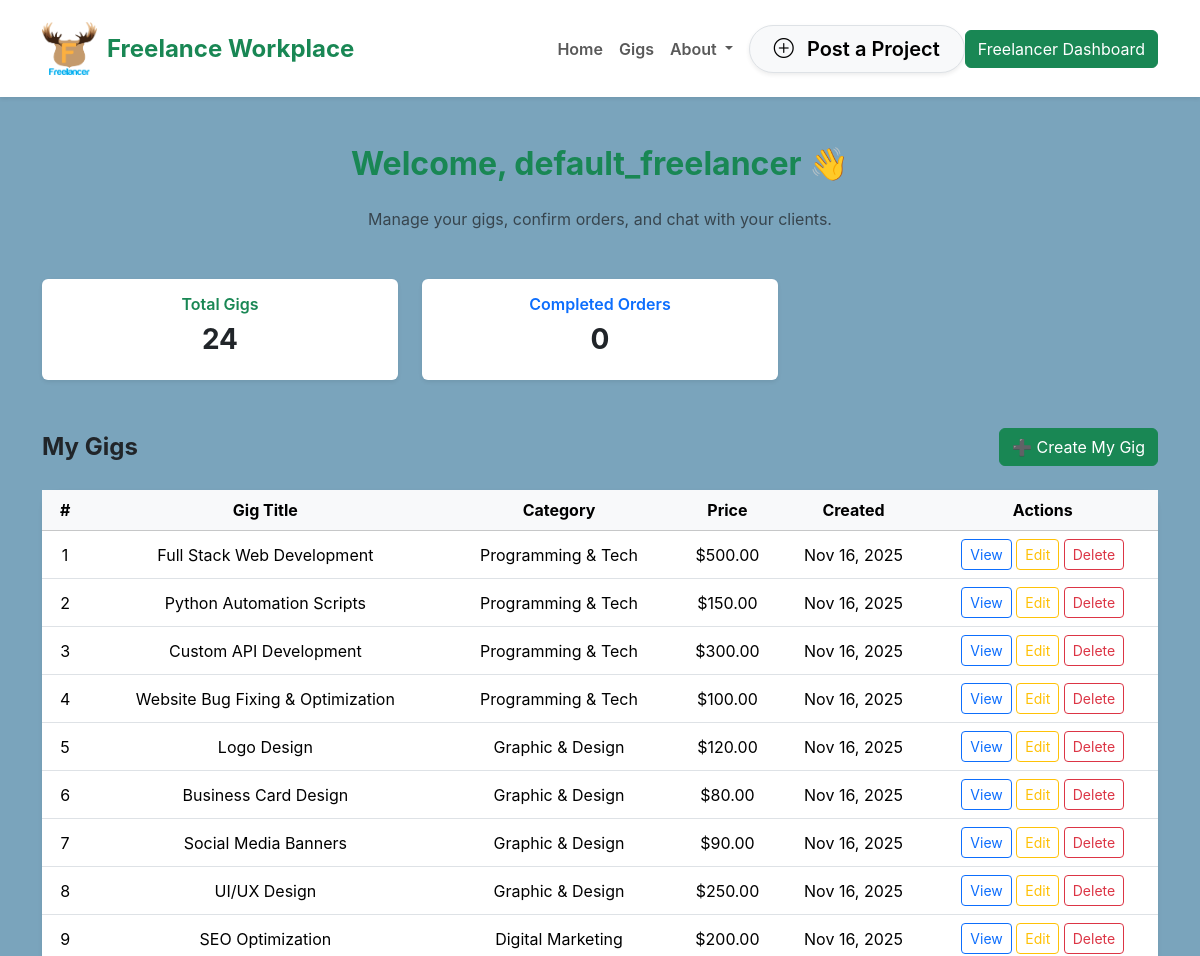
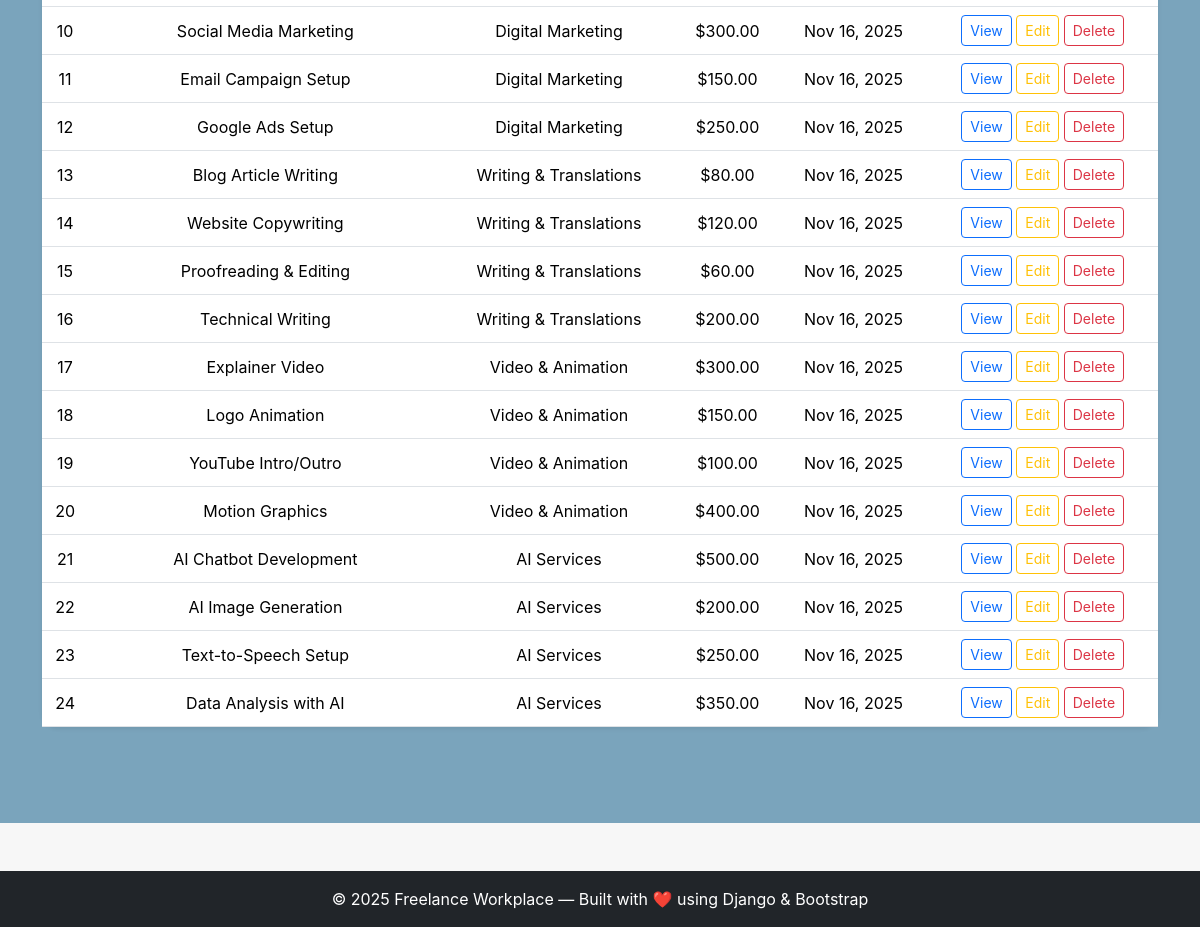
Page /freelancer-dashboard/ (signed in) on the committed database (2 pictures, top to bottom).
### freelance_marketplace/models.py (models this page shows, shortened)
class CustomUser(AbstractUser):
    ROLE_CHOICES = (
        ('admin', 'Admin'),
        ('freelancer', 'Freelancer'),
        ('customer', 'Customer'),
    )
    role = models.CharField(max_length=20, choices=ROLE_CHOICES, default='customer')

class Gig(models.Model):
    freelancer = models.ForeignKey(settings.AUTH_USER_MODEL, on_delete=models.CASCADE, related_name='freelancer_gigs')
    title = models.CharField(max_length=200)
    description = models.TextField()
    category = models.ForeignKey(Category, on_delete=models.SET_NULL, null=True, blank=True)
    price = models.DecimalField(max_digits=10, decimal_places=2)
    image = models.ImageField(upload_to='gigs/', blank=True, null=True)
    created_by = models.ForeignKey(
        settings.AUTH_USER_MODEL,
        on_delete=models.CASCADE,
        related_name='created_gigs'
    )
    created_at = models.DateTimeField(auto_now_add=True)

class Category(models.Model):
    name = models.CharField(max_length=100, unique=True)
    slug = models.SlugField(unique=True, blank=True)

### freelance_marketplace/views.py (the view)
# urls.py: path('freelancer-dashboard/', views.freelancer_dashboard, name='freelancer_dashboard'),
@login_required
def freelancer_dashboard(request):
    user = request.user
    gigs =request. user.freelancer_gigs.all()
    total_gigs = gigs.count()
    orders = Order.objects.filter(gig__freelancer=request.user).order_by('-created_at')
    pending_orders = orders.filter(is_pending=True, is_completed=False)
    completed_orders = orders.filter(is_completed=True)
    context = {
        'gigs': gigs,
        'total_gigs':gigs.count(),
        'orders': orders,
        'pending_orders': pending_orders,
        'completed_orders': completed_orders,
    }
    return render(request, 'freelance_marketplace/freelancer_dashboard.html', context)

### freelance_marketplace/templates/freelance_marketplace/freelancer_dashboard.html (shortened to what this page needs)
{% extends 'base.html' %}
{% block content %}
<section class="py-5" style="background-color:#7aa4bc; min-height:100vh;">
  <div class="container">
    <h2 class="fw-bold text-center text-success mb-4">Welcome, {{ request.user.username }} 👋</h2>
    <p class="text-center text-muted mb-5">Manage your gigs, confirm orders, and chat with your clients.</p>
    <div class="row g-4 mb-5">
      <div class="col-md-4">
        <div class="card text-center shadow-sm border-0">
          <div class="card-body">
            <h6 class="fw-semibold text-success">Total Gigs</h6>
            <h3 class="fw-bold">{{ total_gigs }}</h3>
          </div>
        </div>
      </div>
      <div class="col-md-4">
        <div class="card text-center shadow-sm border-0">
          <div class="card-body">
            <h6 class="fw-semibold text-primary">Completed Orders</h6>
            <h3 class="fw-bold">{{ completed_orders.count }}</h3>
          </div>
        </div>
      </div>
    </div>
    <div class="d-flex justify-content-between align-items-center mb-4">
      <h4 class="fw-bold text-dark mb-0">My Gigs</h4>
      <a href="{% url 'freelance_marketplace:add_gig' %}" class="btn btn-success">➕ Create My Gig</a>
    </div>
    <div class="card shadow-sm border-0 rounded-4 mb-5">
      <div class="card-body p-0">
        {% if gigs %}
          <div class="table-responsive">
            <table class="table table-hover align-middle mb-0 text-center">
              <thead class="table-light">
                <tr>
                  <th>#</th>
                  <th>Gig Title</th>
                  <th>Category</th>
                  <th>Price</th>
                  <th>Created</th>
                  <th>Actions</th>
                </tr>
              </thead>
              <tbody>
                {% for gig in gigs %}
                <tr>
                  <td>{{ forloop.counter }}</td>
                  <td>{{ gig.title }}</td>
                  <td>{% if gig.category %}{{ gig.category.name }}{% else %}-{% endif %}</td>
                  <td>${{ gig.price }}</td>
                  <td>{{ gig.created_at|date:"M d, Y" }}</td>
                  <td>
                    <a href="{% url 'freelance_marketplace:gig_detail' gig.id %}" class="btn btn-outline-primary btn-sm">View</a>
                    <a href="{% url 'freelance_marketplace:edit_gig' gig.id %}" class="btn btn-outline-warning btn-sm">Edit</a>
                    <a href="{% url 'freelance_marketplace:delete_gig' gig.id %}" class="btn btn-outline-danger btn-sm" onclick="return confirm('Are you sure?')">Delete</a>
                  </td>
                </tr>
                {% endfor %}
              </tbody>
            </table>
          </div>
        {% else %}
          <p class="text-center text-muted py-4 mb-0">
            You haven’t created any gigs yet. Click <strong>“Create My Gig”</strong> to add your first gig!
          </p>
        {% endif %}
      </div>
    </div>
  </div>
</section>
{% endblock %}

### freelance_marketplace/static/css/category_style.css (style rules this page uses)
body { font-family: 'Inter', sans-serif; background: #f7f7f7; margin: 0; padding: 0; }

### rows in the picture
CustomUser: user.username "default_freelancer"
Gig: title "Full Stack Web Development", category.name "Programming & Tech", price "500.00", created_at "Nov 16, 2025"
Gig: title "Python Automation Scripts", category.name "Programming & Tech", price "150.00", created_at "Nov 16, 2025"
Gig: title "Custom API Development", category.name "Programming & Tech", price "300.00", created_at "Nov 16, 2025"
Gig: title "Website Bug Fixing & Optimization", category.name "Programming & Tech", price "100.00", created_at "Nov 16, 2025"
Gig: title "Logo Design", category.name "Graphic & Design", price "120.00", created_at "Nov 16, 2025"
Gig: title "Business Card Design", category.name "Graphic & Design", price "80.00", created_at "Nov 16, 2025"
Gig: title "Social Media Banners", category.name "Graphic & Design", price "90.00", created_at "Nov 16, 2025"
Gig: title "UI/UX Design", category.name "Graphic & Design", price "250.00", created_at "Nov 16, 2025"
Gig: title "SEO Optimization", category.name "Digital Marketing", price "200.00", created_at "Nov 16, 2025"
Gig: title "Social Media Marketing", category.name "Digital Marketing", price "300.00", created_at "Nov 16, 2025"
Gig: title "Email Campaign Setup", category.name "Digital Marketing", price "150.00", created_at "Nov 16, 2025"
Gig: title "Google Ads Setup", category.name "Digital Marketing", price "250.00", created_at "Nov 16, 2025"
Gig: title "Blog Article Writing", category.name "Writing & Translations", price "80.00", created_at "Nov 16, 2025"
Gig: title "Website Copywriting", category.name "Writing & Translations", price "120.00", created_at "Nov 16, 2025"
Gig: title "Proofreading & Editing", category.name "Writing & Translations", price "60.00", created_at "Nov 16, 2025"
Gig: title "Technical Writing", category.name "Writing & Translations", price "200.00", created_at "Nov 16, 2025"
Gig: title "Explainer Video", category.name "Video & Animation", price "300.00", created_at "Nov 16, 2025"
Gig: title "Logo Animation", category.name "Video & Animation", price "150.00", created_at "Nov 16, 2025"
Gig: title "YouTube Intro/Outro", category.name "Video & Animation", price "100.00", created_at "Nov 16, 2025"
Gig: title "Motion Graphics", category.name "Video & Animation", price "400.00", created_at "Nov 16, 2025"
Gig: title "AI Chatbot Development", category.name "AI Services", price "500.00", created_at "Nov 16, 2025"
Gig: title "AI Image Generation", category.name "AI Services", price "200.00", created_at "Nov 16, 2025"
Gig: title "Text-to-Speech Setup", category.name "AI Services", price "250.00", created_at "Nov 16, 2025"
Gig: title "Data Analysis with AI", category.name "AI Services", price "350.00", created_at "Nov 16, 2025"

### other values in the picture
{{ total_gigs }} "24"
{{ completed_orders.count }} "0"
